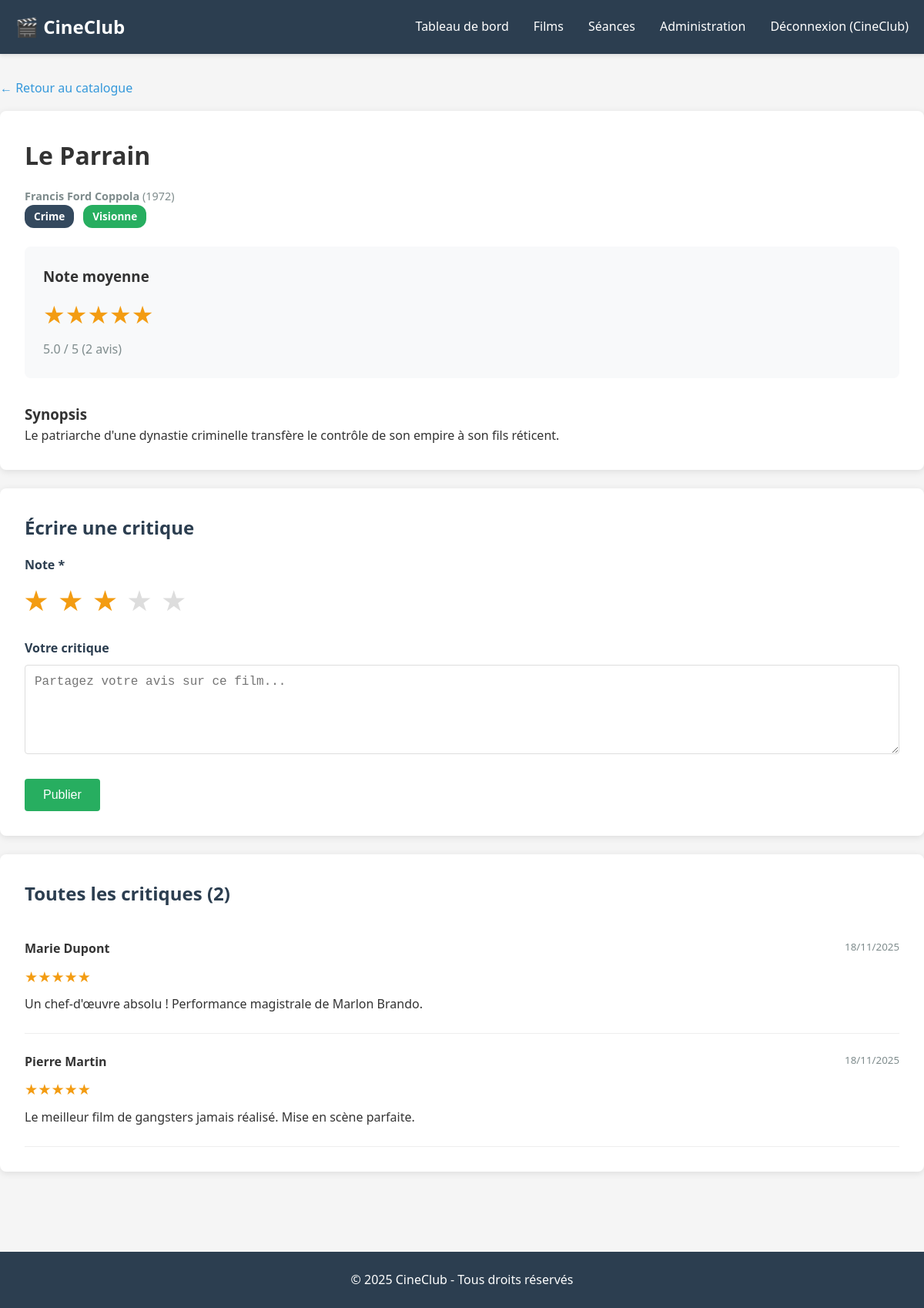
Screenshot of /reviews.php?film_id=4 (signed in) with the database file from the repository.
### tables this page shows
CREATE TABLE films (
    id INT PRIMARY KEY AUTO_INCREMENT,
    titre VARCHAR(200) NOT NULL,
    realisateur VARCHAR(150) NOT NULL,
    annee INT NOT NULL,
    genre VARCHAR(50) NOT NULL,
    synopsis TEXT,
    duree INT,
    statut ENUM('propose', 'en_vote', 'programme', 'visionne') DEFAULT 'propose',
    user_id INT NOT NULL,
    date_proposition DATETIME DEFAULT CURRENT_TIMESTAMP,
    FOREIGN KEY (user_id) REFERENCES users(id) ON DELETE CASCADE,
    INDEX idx_statut (statut),
    INDEX idx_user (user_id)
);

CREATE TABLE reviews (
    id INT PRIMARY KEY AUTO_INCREMENT,
    user_id INT NOT NULL,
    film_id INT NOT NULL,
    note INT CHECK (note BETWEEN 1 AND 5),
    commentaire TEXT,
    date_review DATETIME DEFAULT CURRENT_TIMESTAMP,
    FOREIGN KEY (user_id) REFERENCES users(id) ON DELETE CASCADE,
    FOREIGN KEY (film_id) REFERENCES films(id) ON DELETE CASCADE,
    UNIQUE KEY unique_review (user_id, film_id),
    INDEX idx_film (film_id),
    INDEX idx_note (note)
);

CREATE TABLE users (
    id INT PRIMARY KEY AUTO_INCREMENT,
    nom VARCHAR(100) NOT NULL,
    prenom VARCHAR(100) NOT NULL,
    email VARCHAR(150) UNIQUE NOT NULL,
    password VARCHAR(255) NOT NULL,
    role ENUM('membre', 'admin') DEFAULT 'membre',
    date_inscription DATETIME DEFAULT CURRENT_TIMESTAMP,
    INDEX idx_email (email)
);

### reviews.php (the view, shortened to what this page needs)
<?php
require_once 'config/database.php';
$film_id = isset($_GET['film_id']) ? intval($_GET['film_id']) : 0;
$stmt = $pdo->prepare("SELECT * FROM films WHERE id = ?");
$stmt->execute([$film_id]);
$film = $stmt->fetch();
$stmt = $pdo->prepare("SELECT * FROM reviews WHERE user_id = ? AND film_id = ?");
$stmt->execute([$_SESSION['user_id'], $film_id]);
$user_review = $stmt->fetch();
$stmt = $pdo->prepare("
    SELECT r.*, u.prenom, u.nom
    FROM reviews r
    JOIN users u ON r.user_id = u.id
    WHERE r.film_id = ?
    ORDER BY r.date_review DESC
");
$stmt->execute([$film_id]);
$reviews = $stmt->fetchAll();
$stmt = $pdo->prepare("SELECT AVG(note) as avg_note, COUNT(*) as nb_reviews FROM reviews WHERE film_id = ?");
$stmt->execute([$film_id]);
$rating_data = $stmt->fetch();
include 'includes/header.php';
?>
<div style="margin-bottom: 1rem;">
    <a href="films.php" style="color: #3498db; text-decoration: none;">← Retour au catalogue</a>
</div>
<div class="card">
    <h1 style="margin-bottom: 1rem;"><?php echo htmlspecialchars($film['titre']); ?></h1>
    <p class="film-meta">
        <strong><?php echo htmlspecialchars($film['realisateur']); ?></strong> (<?php echo $film['annee']; ?>)<br>
        <span class="badge" style="background-color: #34495e; color: white;"><?php echo $film['genre']; ?></span>
        <span class="badge badge-<?php echo $film['statut']; ?>"><?php echo ucfirst($film['statut']); ?></span>
    </p>
    <?php if ($rating_data['nb_reviews'] > 0): ?>
        <div style="background-color: #f8f9fa; padding: 1.5rem; border-radius: 8px; margin: 1.5rem 0;">
            <h3 style="margin-bottom: 0.5rem;">Note moyenne</h3>
            <p class="rating" style="font-size: 2rem; margin-bottom: 0.5rem;">
                <?php
                $avg_note = round($rating_data['avg_note'], 1);
                $full_stars = floor($avg_note);
                for ($i = 1; $i <= 5; $i++) {
                    echo $i <= $full_stars ? '★' : '☆';
                }
                ?>
            </p>
            <p style="color: #7f8c8d;">
                <?php echo number_format($avg_note, 1); ?> / 5
                (<?php echo $rating_data['nb_reviews']; ?> <?php echo $rating_data['nb_reviews'] > 1 ? 'avis' : 'avis'; ?>)
            </p>
        </div>
    <?php endif; ?>
    <h3 style="margin-top: 2rem;">Synopsis</h3>
    <p><?php echo nl2br(htmlspecialchars($film['synopsis'])); ?></p>
</div>
<?php if ($film['statut'] === 'visionne'): ?>
    <div class="card">
        <h2><?php echo $user_review ? 'Modifier ma critique' : 'Écrire une critique'; ?></h2>
        <form method="POST" action="">
            <div class="form-group">
                <label>Note *</label>
                <div style="display: flex; gap: 1rem; align-items: center;">
                    <?php for ($i = 1; $i <= 5; $i++): ?>
                        <label style="cursor: pointer; font-size: 2rem; margin: 0;">
                            <span class="star-rating" style="color: #f39c12;">★</span>
                        </label>
                    <?php endfor; ?>
                </div>
            </div>
            <div class="form-group">
                <label for="commentaire">Votre critique</label>
                <textarea id="commentaire" name="commentaire" rows="5" placeholder="Partagez votre avis sur ce film..."><?php echo $user_review ? htmlspecialchars($user_review['commentaire']) : ''; ?></textarea>
            </div>
            <button type="submit" class="btn btn-success"><?php echo $user_review ? 'Mettre à jour' : 'Publier'; ?></button>
        </form>
    </div>
<?php else: ?>
    <div class="alert alert-info">
        Les critiques seront disponibles après la projection de ce film.
    </div>
<?php endif; ?>
<div class="card">
    <h2>Toutes les critiques (<?php echo count($reviews); ?>)</h2>
    <?php if (empty($reviews)): ?>
        <p style="text-align: center; color: #7f8c8d; padding: 2rem;">
            Aucune critique pour le moment. Soyez le premier à donner votre avis !
        </p>
    <?php else: ?>
        <?php foreach ($reviews as $review): ?>
            <div style="border-bottom: 1px solid #eee; padding: 1.5rem 0;">
                <div style="display: flex; justify-content: space-between; align-items: start; margin-bottom: 0.5rem;">
                    <div>
                        <strong><?php echo htmlspecialchars($review['prenom'] . ' ' . $review['nom']); ?></strong>
                    </div>
                    <small style="color: #7f8c8d;"><?php echo date('d/m/Y', strtotime($review['date_review'])); ?></small>
                </div>
                <p class="rating" style="margin-bottom: 0.5rem;">
                    <?php
                    for ($i = 1; $i <= 5; $i++) {
                        echo $i <= $review['note'] ? '★' : '☆';
                    }
                    ?>
                </p>
                <?php if ($review['commentaire']): ?>
                    <p style="margin-top: 0.5rem;"><?php echo nl2br(htmlspecialchars($review['commentaire'])); ?></p>
                <?php endif; ?>
            </div>
        <?php endforeach; ?>
    <?php endif; ?>
</div>
<?php include 'includes/footer.php'; ?>

### css/style.css (style rules this page uses)
* { margin: 0; padding: 0; box-sizing: border-box; }
body { font-family: 'Segoe UI', Tahoma, Geneva, Verdana, sans-serif; background-color: #f5f5f5; color: #333; line-height: 1.6; }
.card { background: white; border-radius: 8px; padding: 2rem; margin-bottom: 1.5rem; box-shadow: 0 2px 10px rgba(0,0,0,0.1); }
.card h2 { color: #2c3e50; margin-bottom: 1rem; }
.form-group { margin-bottom: 1.5rem; }
.form-group label { display: block; margin-bottom: 0.5rem; font-weight: 600; color: #2c3e50; }
.form-group input, .form-group textarea, .form-group select { width: 100%; padding: 0.75rem; border: 1px solid #ddd; border-radius: 4px; font-size: 1rem; }
.form-group textarea { resize: vertical; min-height: 100px; }
.btn { display: inline-block; padding: 0.75rem 1.5rem; background-color: #3498db; color: white; border: none; border-radius: 4px; cursor: pointer; text-decoration: none; font-size: 1rem; transition: background-color 0.3s; }
.btn-success { background-color: #27ae60; }
.film-meta { color: #7f8c8d; font-size: 0.9rem; margin-bottom: 1rem; }
.badge { display: inline-block; padding: 0.25rem 0.75rem; border-radius: 12px; font-size: 0.85rem; font-weight: 600; margin-right: 0.5rem; }
.badge-visionne { background-color: #27ae60; color: white; }
.rating { color: #f39c12; font-size: 1.2rem; }

### rows the page displays
films: titre "Le Parrain", realisateur "Francis Ford Coppola", annee "1972", genre "Crime", statut "Visionne", synopsis "Le patriarche d'une dynastie criminelle transfère le contrôle de son empire à son fils réticent."
reviews: user.nom "Marie Dupont", date_review "18/11/2025", commentaire "Un chef-d'œuvre absolu ! Performance magistrale de Marlon Brando."
reviews: user.nom "Pierre Martin", date_review "18/11/2025", commentaire "Le meilleur film de gangsters jamais réalisé. Mise en scène parfaite."

### other values shown
$_SESSION['prenom'] "CineClub"
$avg_note "5.0"
$rating_data['nb_reviews'] "2"
count($reviews) "2"
